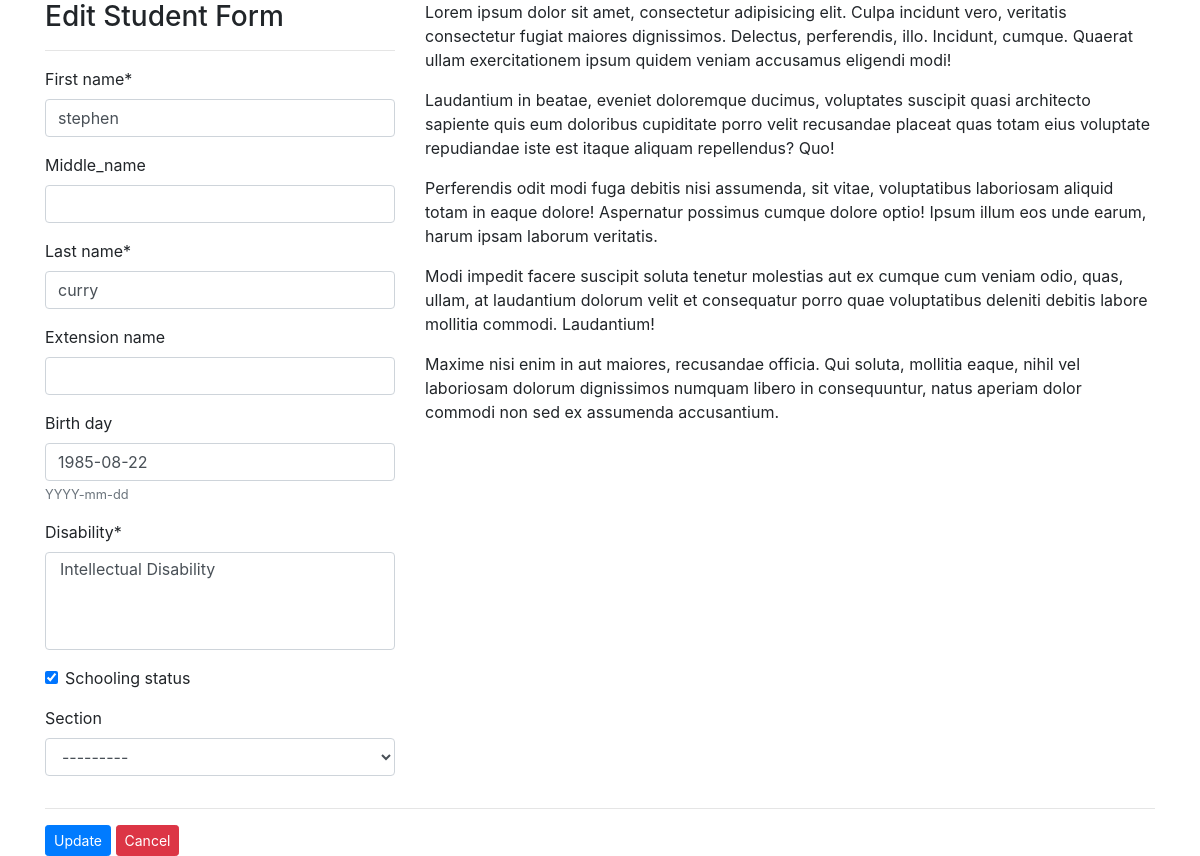
/students/edit/6/, run on an earlier commit of the app's database.
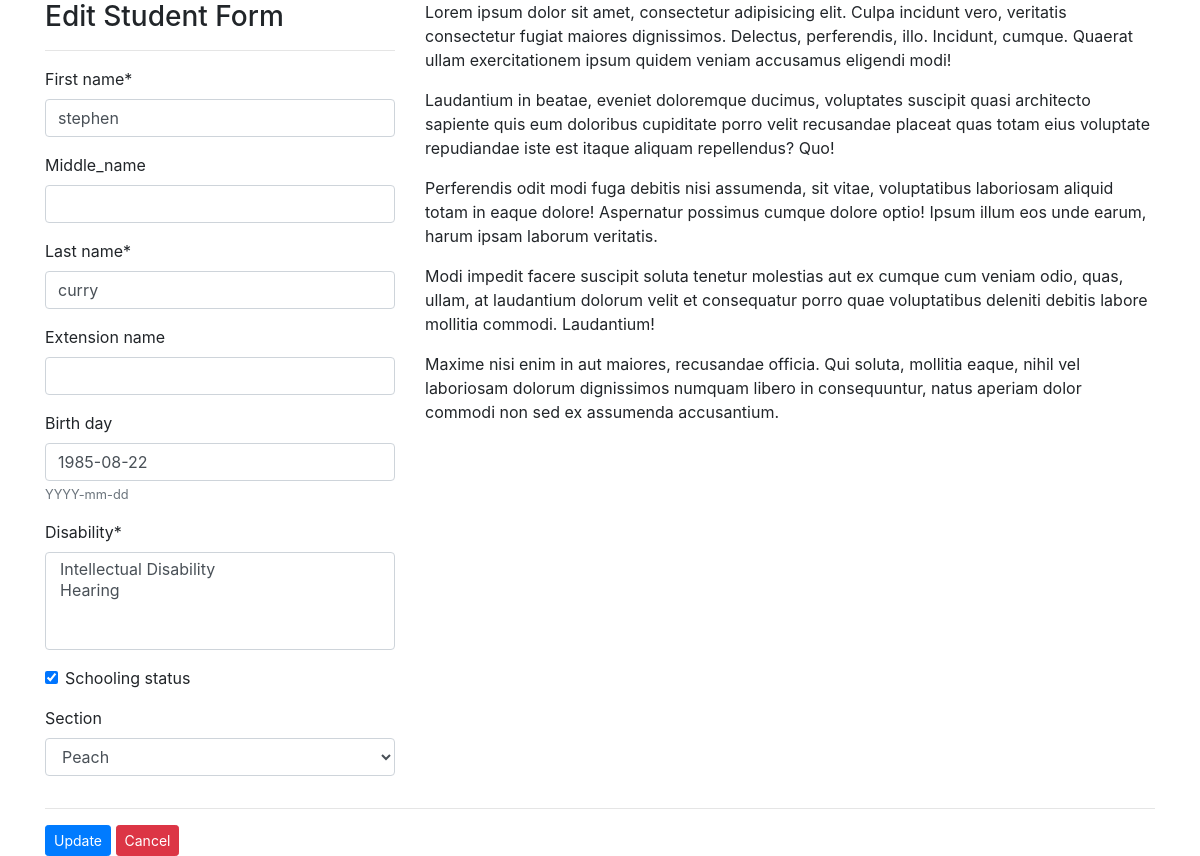
And on a later commit of the database.
### students/models.py (models this page shows, shortened)
class StudentName(models.Model):
    user = models.ForeignKey(User, on_delete=models.CASCADE, default=1)
    f_name = models.CharField(max_length=60, verbose_name='first name')
    m_name = models.CharField(max_length=60, verbose_name='middle_name', blank=True)
    l_name = models.CharField(max_length=60, verbose_name='last name')
    e_name = models.CharField(max_length=60, verbose_name='extension name', blank=True)
    birth_date = models.DateField(blank=True, null=True, verbose_name='birth day', help_text='YYYY-mm-dd')
    disability = models.ManyToManyField(Disability)
    school_status = models.BooleanField(default=True, verbose_name='schooling status')
    block = models.ForeignKey(Block, on_delete=models.CASCADE, blank=True, null=True, verbose_name='section')
    timestamp = models.DateTimeField(auto_now_add=True, verbose_name='added')
    updated = models.DateTimeField(auto_now=True, verbose_name='updated')
    class Meta:
        ordering = ['-timestamp']

### students/views.py (the view)
# urls.py: path('edit/<int:pk>/', views.student_edit, name='edit'),
def student_edit(request, pk):
	instance=get_object_or_404(StudentName, pk=pk)
	form = StudentEditForm(request.POST or None, request.FILES or None, instance=instance)
	if form.is_valid():
		instance=form.save(commit=False)
		instance.save()
		return redirect('student:list')
	context = {
		"form": form,
		"title": "edit student",
		"instance": instance,
	}
	return render(request, "students/student_edit.html", context)

### students/forms.py
class StudentEditForm(forms.ModelForm):
    class Meta:
        model = StudentName
        fields = (
            "f_name",
            "m_name",
            "l_name",
            "e_name",
            "birth_date",
            "disability",
            "school_status",
            "block",
        )

### students/models.py (called while the page is built)
    def __str__(self):
        return self.block_name

    def __str__(self):
        return self.type_of_dis

### templates/students/student_edit.html
{% extends "base.html" %}
{% load crispy_forms_tags %}
{% block content %}
<form action="" class="form" method="POST" enctype="multipart/form-data">{% csrf_token %}
    <div class="row">
        <div class="col-sm-4">
            <h3>Edit Student Form</h3>
            <hr>
            {{form|crispy}}
        </div>
        <div class="col-sm-8">
            <p>Lorem ipsum dolor sit amet, consectetur adipisicing elit. Culpa incidunt vero, veritatis consectetur fugiat maiores dignissimos. Delectus, perferendis, illo. Incidunt, cumque. Quaerat ullam exercitationem ipsum quidem veniam accusamus eligendi modi!</p>
            <p>Laudantium in beatae, eveniet doloremque ducimus, voluptates suscipit quasi architecto sapiente quis eum doloribus cupiditate porro velit recusandae placeat quas totam eius voluptate repudiandae iste est itaque aliquam repellendus? Quo!</p>
            <p>Perferendis odit modi fuga debitis nisi assumenda, sit vitae, voluptatibus laboriosam aliquid totam in eaque dolore! Aspernatur possimus cumque dolore optio! Ipsum illum eos unde earum, harum ipsam laborum veritatis.</p>
            <p>Modi impedit facere suscipit soluta tenetur molestias aut ex cumque cum veniam odio, quas, ullam, at laudantium dolorum velit et consequatur porro quae voluptatibus deleniti debitis labore mollitia commodi. Laudantium!</p>
            <p>Maxime nisi enim in aut maiores, recusandae officia. Qui soluta, mollitia eaque, nihil vel laboriosam dolorum dignissimos numquam libero in consequuntur, natus aperiam dolor commodi non sed ex assumenda accusantium.</p>
        </div>
    </div>
    <hr>
    <input type="submit" class="btn btn-primary btn-sm" value="Update">
    <a href="{% url 'student:list' %}" class="btn btn-danger btn-sm">Cancel</a>
</form>
{% endblock %}

What changed in the data, as far as the page shows it:
changed StudentName "stephen": block "---------" → "Peach"
Also different on the page:
form field disability: "Intellectual Disability" → "Intellectual Disability / Hearing"
